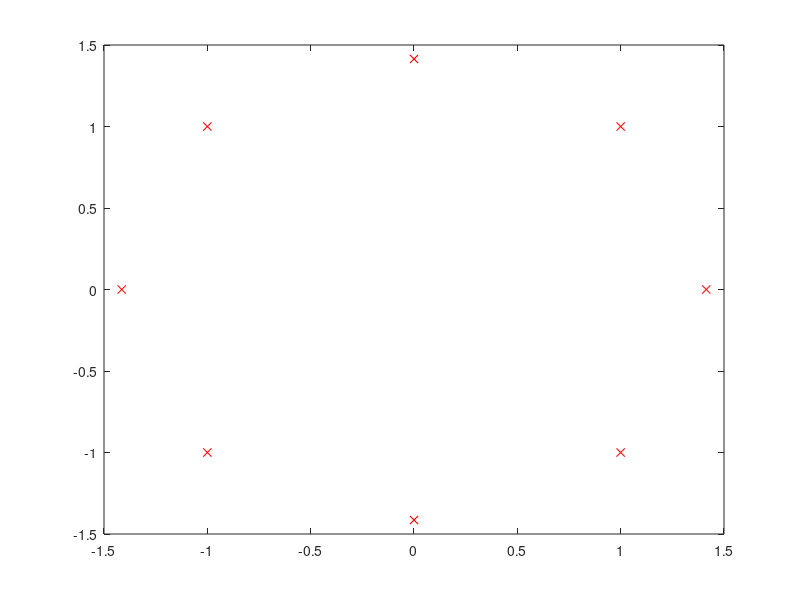

Write the MATLAB code that produced this figure.
function [] = LeTry()
a=[0 1 7;2 4 9;5 6 8];
%b=[-2 1];
%signed_angle=atan(b(2)/a(2))-atan(b(1)/a(1))
%angle=acosd(dot(a,b)/(norm(a)*norm(b)));
% if (a(1)*b(2) - a(2)*b(1))< 0
%     angle=-angle;
% end
%angle
o=[0 0];
vec=[1 1];

for j=1:8
    plot(vec(1),vec(2),'--xr'); hold on;
    vec=vec*[cosd(45) sind(45); -sind(45) cosd(45)];
end
% fileID=fopen('RunData','w');
% for i=1:size(a,1)
%     for j=1:size(a,2)
% fprintf(fileID,'%d\v',a(i,j));
%     end
%     fprintf(fileID,'\n');
% end
end